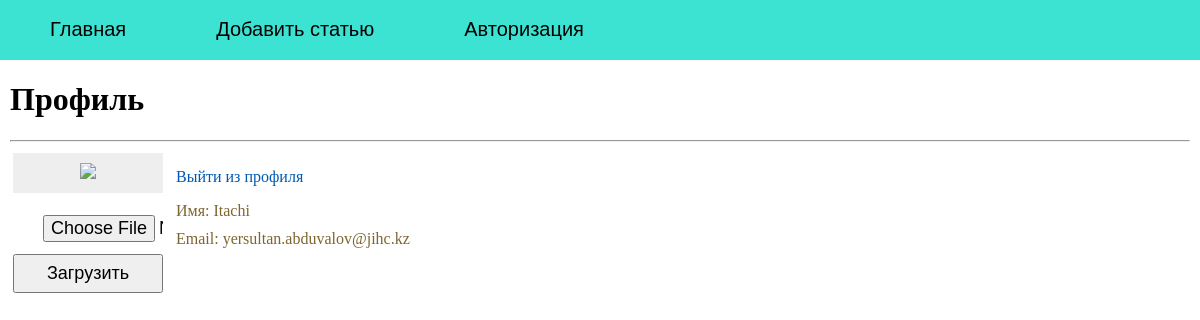
Screenshot of /profile (signed in) with the database file from the repository.
### tables this page shows
CREATE TABLE mainmenu(
id integer PRIMARY KEY AUTOINCREMENT,
title text NOT NULL,
url text NOT NULL
);

CREATE TABLE users(
id integer PRIMARY KEY AUTOINCREMENT,
name text NOT NULL,
email text NOT NULL,
psw text NOT NULL,
avatar BLOB DEFAULT NULL,
time integer NOT NULL
);

### main.py (the view)
@app.route('/profile')
@login_required
def profile():
    return render_template("profile.html", menu=dbase.getMenu(), title="Профиль")

### FDataBase.py (called while the page is built)
    def getMenu(self):
        sql = '''SELECT * FROM mainmenu'''
        try:
            self.__cur.execute(sql)
            res = self.__cur.fetchall()
            if res: return res
        except:
            print("Ошибка чтенине из БД")
        return []

    def getUser(self, user_id):
        try:
            self.__cur.execute(f"SELECT * FROM users WHERE id = {user_id} LIMIT 1")
            res = self.__cur.fetchone()
            if not res:
                print("Пользователь не найден")
                return False
            return res
        except sqlite3.Error as e:
            print("Ошибка получения из БД " + str(e))
        return False

### UserLogin.py (called while the page is built)
    def fromDB(self, user_id, db):
        self.__user = db.getUser(user_id)
        return self

    def getName(self):
        return self.__user['name'] if self.__user else "Без имени"

    def getEmail(self):
        return self.__user['email'] if self.__user else "Без email"

### main.py (called while the page is built)
@login_manager.user_loader
def load_user(user_id):
    print("load_user")
    return UserLogin().fromDB(user_id, dbase)

def connect_db():
    conn = sqlite3.connect(app.config['DATABASE'])
    conn.row_factory = sqlite3.Row
    return conn

def get_db():
    if not hasattr(g, 'link_db'):
        g.link_db = connect_db()
    return g.link_db

@app.before_request
def before_request():
    global dbase
    db = get_db()
    dbase = FDataBase(db)

### templates/profile.html (shortened to what this page needs)
 {% extends 'base.html' %}
{% block content %}
{{ super() }}
 <h1>Профиль</h1>
 <hr>
<table border="0" class="profile-table">
	<tr><td valign="top">
		<div class="profile-ava"><img src="{{ url_for('userava') }}"></div>
		<div class="profile-load">
		<form action="{{url_for('upload')}}" method="POST" enctype="multipart/form-data">
			<p><input type="file" name="file">
			<p><input type="submit" value="Загрузить">
		</form>
		</div>
	</td>
	<td valign="top" class="profile-panel">
		<p><a href="{{url_for('logout')}}">Выйти из профиля</a>
		<ul class="profile-info">
		<li>Имя: {{ current_user.getName() }}</li>
		<li>Email: {{ current_user.getEmail() }}</li>
		</ul>
	</td></tr>
</table>
{% endblock %}

### templates/base.html (shortened to what this page needs)
<!DOCTYPE html>
<html>
<head>
  <link type="text/css" rel="stylesheet" href="{{url_for('static', filename='css/style.css')}}">
    {%block title-%}
  {%block content-%}
  {%-block mainmenu-%}
  <ul class="mainmenu">
    {%for p in menu%}
  <li><a href="{{p.url}}">{{p.title}}</a></li>
  {%endfor%}
  </ul>
  {%endblock mainmenu-%}
  <div class="content">
  {%endblock%}
{%endblock%}
  </div>
<body>
</head>
</body>
</html>

### static/css/style.css (style rules this page uses)
html, body { font-family: 'Lato' sans-serif; margin: 0; padding: 0; height: 100%; width: 100%; }
a { color: #0059b2; text-decoration: none; }
p input { padding: 7px 30px; }
ul.mainmenu { background: #3de3d2; list-style: none; height: 60px; margin: 0; padding: 0; color: #fdc073; font-size: 20px; overflow: hidden; }
ul.mainmenu li { text-align: center; float: left; margin: 18px 40px 0 50px; }
ul.mainmenu li a { font-family: Arial; color: black; text-decoration: none; }
div.content { margin: 10px; }
.profile-ava { width: 130px; text-align: center; overflow: hidden; background: #eee; padding: 10px; }
.profile-ava img { max-width: 150px; height: auto; }
.profile-load { margin-top: 10px; overflow: hidden; max-width: 150px; }
.profile-load input[type=submit], input[type=file] { width: 100%; font-size: 18px; }
.profile-load p { padding: 0; margin: 5px 0 0 0; }
.profile-panel { padding: 0 0 0 10px; }
ul.profile-info { list-style: none; margin: 10px 0 0 0; padding: 0; color: #7E652F; }
ul.profile-info li { margin-top: 10px; }

### rows the page displays
mainmenu: title "Главная"
mainmenu: title "Добавить статью"
mainmenu: title "Авторизация"
users: getName "Itachi", getEmail "yersultan.abduvalov@jihc.kz"
